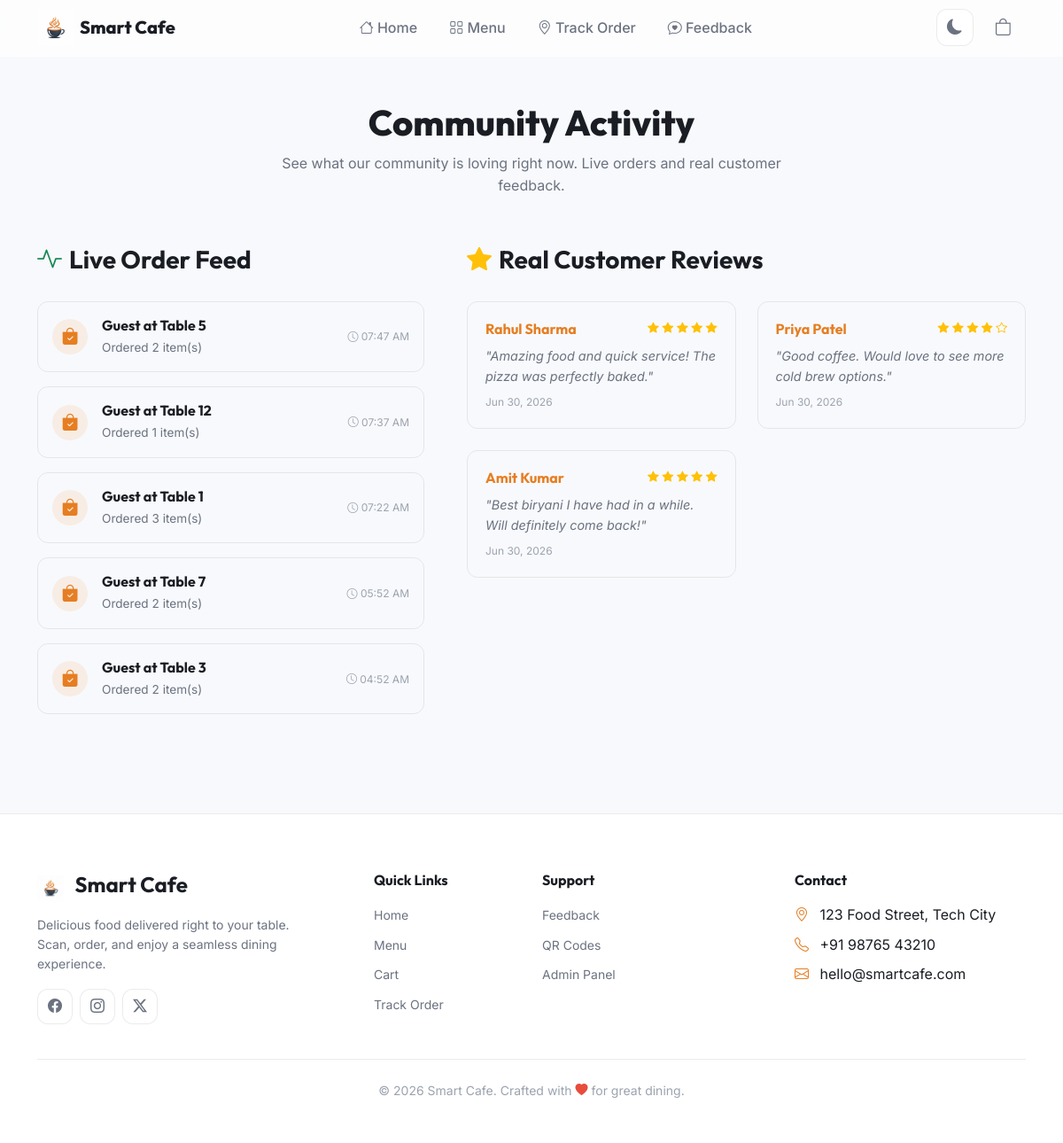
The page /pages/activity.php on the database its author committed.
### tables this page shows
CREATE TABLE IF NOT EXISTS feedback (
    id INT AUTO_INCREMENT PRIMARY KEY,
    order_id INT DEFAULT NULL,
    customer_name VARCHAR(100) DEFAULT 'Anonymous',
    rating INT NOT NULL CHECK (rating >= 1 AND rating <= 5),
    comment TEXT DEFAULT NULL,
    is_read TINYINT(1) DEFAULT 0,
    created_at TIMESTAMP DEFAULT CURRENT_TIMESTAMP,
    FOREIGN KEY (order_id) REFERENCES orders(id) ON DELETE SET NULL,
    INDEX idx_rating (rating),
    INDEX idx_read (is_read)
);

### pages/activity.php (the view, shortened to what this page needs)
<?php
require_once __DIR__ . '/../config/database.php';
$stmtOrders = $pdo->query("
    SELECT o.created_at, o.table_number, COUNT(oi.id) as items_count
    FROM orders o
    LEFT JOIN order_items oi ON o.id = oi.order_id
    GROUP BY o.id
    ORDER BY o.created_at DESC
    LIMIT 10
");
$recentOrders = $stmtOrders->fetchAll();
$stmtReviews = $pdo->query("
    SELECT customer_name, rating, comment, created_at
    FROM feedback
    WHERE comment IS NOT NULL AND comment != ''
    ORDER BY created_at DESC
    LIMIT 12
");
$reviews = $stmtReviews->fetchAll();
include __DIR__ . '/../includes/header.php';
?>
<div class="container py-5">
    <div class="row mb-5">
        <div class="col-12 text-center">
            <h1 style="font-family:var(--font-heading);font-weight:800;color:var(--text-primary)">Community Activity</h1>
            <p style="color:var(--text-secondary);max-width:600px;margin:0 auto">See what our community is loving right now. Live orders and real customer feedback.</p>
        </div>
    </div>
    <div class="row g-5">
        <div class="col-lg-5" id="orders">
            <div class="d-flex align-items-center mb-4 gap-2">
                <i class="bi bi-activity text-success fs-3"></i>
                <h3 style="font-family:var(--font-heading);font-weight:700;margin:0">Live Order Feed</h3>
            </div>
            <div class="activity-feed">
                <?php if (empty($recentOrders)): ?>
                    <p class="text-muted">No recent orders found.</p>
                <?php else: ?>
                    <?php foreach ($recentOrders as $idx => $order): ?>
                        <div class="order-feed-card interactive-card" style="animation-delay: <?php echo $idx * 0.1; ?>s">
                            <div class="d-flex align-items-center gap-3 w-100">
                                <div class="feed-icon">
                                    <i class="bi bi-bag-check-fill" style="color:var(--color-primary)"></i>
                                </div>
                                <div class="flex-grow-1">
                                    <h6 class="mb-1" style="font-weight:700">Guest at Table <?php echo htmlspecialchars($order['table_number']); ?></h6>
                                    <p class="mb-0" style="color:var(--text-secondary);font-size:0.85rem">Ordered <?php echo $order['items_count']; ?> item(s)</p>
                                </div>
                                <div class="text-end" style="color:var(--text-tertiary);font-size:0.75rem">
                                    <i class="bi bi-clock"></i> <?php echo date('h:i A', strtotime($order['created_at'])); ?>
                                </div>
                            </div>
                        </div>
                    <?php endforeach; ?>
                <?php endif; ?>
            </div>
        </div>
        <div class="col-lg-7" id="reviews">
            <div class="d-flex align-items-center mb-4 gap-2">
                <i class="bi bi-star-fill text-warning fs-3"></i>
                <h3 style="font-family:var(--font-heading);font-weight:700;margin:0">Real Customer Reviews</h3>
            </div>
            <div class="row g-4">
                <?php if (empty($reviews)): ?>
                    <div class="col-12"><p class="text-muted">No reviews yet.</p></div>
                <?php else: ?>
                    <?php foreach ($reviews as $idx => $review): ?>
                        <div class="col-md-6">
                            <div class="review-card interactive-card" style="animation-delay: <?php echo $idx * 0.1; ?>s">
                                <div class="d-flex justify-content-between w-100 mb-2">
                                    <h6 style="font-weight:700;margin:0;color:var(--color-primary)">
                                        <?php echo htmlspecialchars($review['customer_name']); ?>
                                    </h6>
                                    <div class="text-warning" style="font-size:0.8rem">
                                        <?php for ($i=1; $i<=5; $i++): ?>
                                            <i class="bi <?php echo $i <= $review['rating'] ? 'bi-star-fill' : 'bi-star'; ?>"></i>
                                        <?php endfor; ?>
                                    </div>
                                </div>
                                <p class="mb-2 w-100" style="color:var(--text-secondary);font-size:0.9rem;font-style:italic">
                                    "<?php echo htmlspecialchars($review['comment']); ?>"
                                </p>
                                <div class="w-100" style="color:var(--text-tertiary);font-size:0.75rem">
                                    <?php echo date('M d, Y', strtotime($review['created_at'])); ?>
                                </div>
                            </div>
                        </div>
                    <?php endforeach; ?>
                <?php endif; ?>
            </div>
        </div>
    </div>
</div>
<?php include __DIR__ . '/../includes/footer.php'; ?>

### assets/css/variables.css (style rules this page uses)
:root { --color-primary: #e67e22; --color-primary-light: #f0a04b; --color-primary-dark: #c0601a; --color-primary-rgb: 230, 126, 34; --color-secondary: #2c3e50; --color-accent: #1abc9c; --color-accent-light: #48d1a5; --color-success: #27ae60; --color-warning: #f39c12; --color-danger: #e74c3c; --color-info: #3498db; --bg-primary: #f8f9fc; --bg-secondary: #ffffff; --bg-tertiary: #f0f2f5; --bg-card: #ffffff; --bg-glass: rgba(255, 255, 255, 0.75); --bg-glass-strong: rgba(255, 255, 255, 0.9); --bg-overlay: rgba(0, 0, 0, 0.5); --text-primary: #1a1d23; --text-secondary: #6b7280; --text-tertiary: #9ca3af; --text-inverse: #ffffff; --border-color: rgba(0, 0, 0, 0.08); --border-color-strong: rgba(0, 0, 0, 0.15); --shadow-sm: 0 1px 3px rgba(0, 0, 0, 0.06); --shadow-md: 0 4px 12px rgba(0, 0, 0, 0.08); --shadow-lg: 0 8px 30px rgba(0, 0, 0, 0.1); --shadow-xl: 0 20px 60px rgba(0, 0, 0, 0.12); --shadow-glow: 0 0 30px rgba(230, 126, 34, 0.15); --glass-bg: rgba(255, 255, 255, 0.65); --glass-border: rgba(255, 255, 255, 0.3); --glass-blur: 20px; --font-heading: 'Outfit', sans-serif; --font-body: 'Inter', sans-serif; --font-size-xs: 0.75rem; --font-size-sm: 0.875rem; --font-size-base: 1rem; --font-size-lg: 1.125rem; --font-size-xl: 1.25rem; --font-size-2xl: 1.5rem; --font-size-3xl: 2rem; --font-size-4xl: 2.5rem; --font-size-hero: 3.5rem; --space-xs: 0.25rem; --space-sm: 0.5rem; --space-md: 1rem; --space-lg: 1.5rem; --space-xl: 2rem; --space-2xl: 3rem; --space-3xl: 4rem; --radius-sm: 8px; --radius-md: 12px; --radius-lg: 16px; --radius-xl: 24px; --radius-full: 9999px; --transition-fast: 0.15s ease; --transition-base: 0.3s ease; --transition-slow: 0.5s ease; --transition-spring: 0.4s cubic-bezier(0.34, 1.56, 0.64, 1); --z-dropdown: 100; --z-sticky: 200; --z-modal-backdrop: 500; --z-modal: 600; --z-toast: 700; --z-tooltip: 800; --navbar-height: 72px; }

### assets/css/style.css (style rules this page uses)
*, *::before, *::after { margin: 0; padding: 0; box-sizing: border-box; }
html { scroll-behavior: smooth; -webkit-text-size-adjust: 100%; }
body { font-family: var(--font-body); background-color: var(--bg-primary); color: var(--text-primary); line-height: 1.6; overflow-x: hidden; transition: background-color var(--transition-base), color var(--transition-base); min-height: 100vh; }
body::before { content: ''; position: fixed; top: -50%; right: -30%; width: 600px; height: 600px; border-radius: 50%; background: radial-gradient(circle, rgba(var(--color-primary-rgb), 0.08) 0%, transparent 70%); z-index: -1; pointer-events: none; }
body::after { content: ''; position: fixed; bottom: -40%; left: -20%; width: 500px; height: 500px; border-radius: 50%; background: radial-gradient(circle, rgba(26, 188, 156, 0.06) 0%, transparent 70%); z-index: -1; pointer-events: none; }
h1, h2, h3, h4, h5, h6 { font-family: var(--font-heading); font-weight: 700; line-height: 1.3; color: var(--text-primary); }
.interactive-card { transition: all 0.3s cubic-bezier(0.25, 0.8, 0.25, 1); cursor: pointer; text-decoration: none !important; color: inherit; display: flex; flex-direction: column; align-items: center; }

### pages/activity.php (style rules this page uses)
.activity-feed { display: flex; flex-direction: column; gap: 1rem; }
.order-feed-card { background: var(--card-bg); border: 1px solid var(--border-color); border-radius: 12px; padding: 1rem; animation: fadeUpIn 0.5s ease backwards; }
.feed-icon { width: 40px; height: 40px; border-radius: 50%; background: rgba(230, 126, 34, 0.1); display: flex; align-items: center; justify-content: center; font-size: 1.2rem; }
.review-card { background: var(--card-bg); border: 1px solid var(--border-color); border-radius: 12px; padding: 1.25rem; height: 100%; animation: fadeUpIn 0.5s ease backwards; }

### rows shown on the page
feedback: customer_name "Rahul Sharma", rating 5 (drawn), comment "Amazing food and quick service! The pizza was perfectly baked.", created_at "Jun 30, 2026"
feedback: customer_name "Priya Patel", rating 4 (drawn), comment "Good coffee. Would love to see more cold brew options.", created_at "Jun 30, 2026"
feedback: customer_name "Amit Kumar", rating 5 (drawn), comment "Best biryani I have had in a while. Will definitely come back!", created_at "Jun 30, 2026"

### other values the page prints
APP_NAME "Smart Cafe"
$order['table_number'] "5"
$order['items_count'] "2"
date('h:i A', strtotime($order['created_at'])) "07:47 AM"
$order['table_number'] "12"
$order['items_count'] "1"
date('h:i A', strtotime($order['created_at'])) "07:37 AM"
$order['table_number'] "1"
$order['items_count'] "3"
date('h:i A', strtotime($order['created_at'])) "07:22 AM"
$order['table_number'] "7"
date('h:i A', strtotime($order['created_at'])) "05:52 AM"
$order['table_number'] "3"
date('h:i A', strtotime($order['created_at'])) "04:52 AM"
